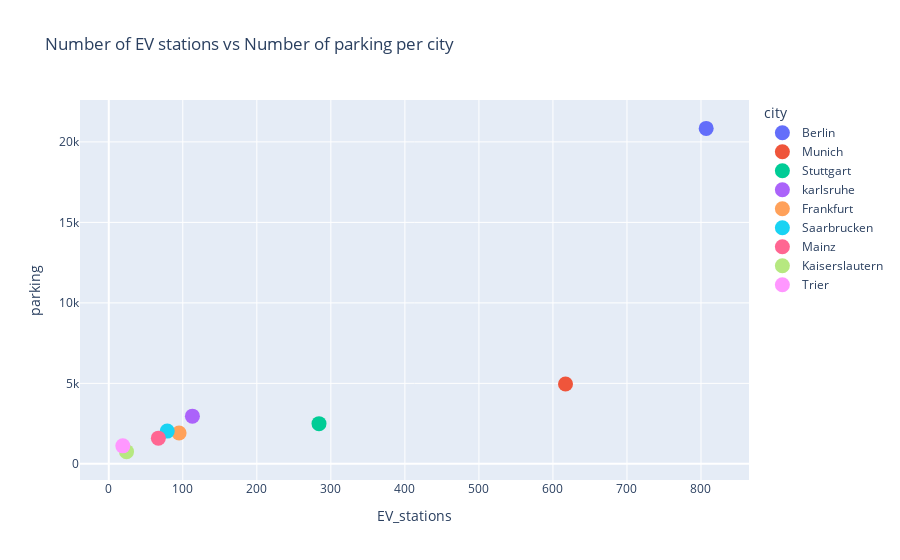

The code cell stored with this chart in its notebook:
### Code cell
#@title Plot: Number of EV stations vs Number of parking per city
fig = px.scatter(df_city_sum, x='EV_stations', y='parking', color='city', color_continuous_scale='Bluered_r', title="Number of EV stations vs Number of parking per city")
fig.update_traces(marker={'size': 15})
fig.show()

### Figure 1 — Plotly figure (JSON) as saved in the notebook; plotly's stock layout.template omitted (floating-point values rounded to 4 significant figures)
{"data": [{"hovertemplate": "city=Berlin<br>EV_stations=%{x}<br>parking=%{y}<extra></extra>", "legendgroup": "Berlin", "marker": {"color": "#636efa", "size": 15, "symbol": "circle"}, "mode": "markers", "name": "Berlin", "orientation": "v", "showlegend": true, "type": "scatter", "x": [807], "xaxis": "x", "y": [20840], "yaxis": "y"}, {"hovertemplate": "city=Munich<br>EV_stations=%{x}<br>parking=%{y}<extra></extra>", "legendgroup": "Munich", "marker": {"color": "#EF553B", "size": 15, "symbol": "circle"}, "mode": "markers", "name": "Munich", "orientation": "v", "showlegend": true, "type": "scatter", "x": [617], "xaxis": "x", "y": [4964], "yaxis": "y"}, {"hovertemplate": "city=Stuttgart<br>EV_stations=%{x}<br>parking=%{y}<extra></extra>", "legendgroup": "Stuttgart", "marker": {"color": "#00cc96", "size": 15, "symbol": "circle"}, "mode": "markers", "name": "Stuttgart", "orientation": "v", "showlegend": true, "type": "scatter", "x": [284], "xaxis": "x", "y": [2497], "yaxis": "y"}, {"hovertemplate": "city=karlsruhe<br>EV_stations=%{x}<br>parking=%{y}<extra></extra>", "legendgroup": "karlsruhe", "marker": {"color": "#ab63fa", "size": 15, "symbol": "circle"}, "mode": "markers", "name": "karlsruhe", "orientation": "v", "showlegend": true, "type": "scatter", "x": [113], "xaxis": "x", "y": [2965], "yaxis": "y"}, {"hovertemplate": "city=Frankfurt<br>EV_stations=%{x}<br>parking=%{y}<extra></extra>", "legendgroup": "Frankfurt", "marker": {"color": "#FFA15A", "size": 15, "symbol": "circle"}, "mode": "markers", "name": "Frankfurt", "orientation": "v", "showlegend": true, "type": "scatter", "x": [95], "xaxis": "x", "y": [1918], "yaxis": "y"}, {"hovertemplate": "city=Saarbrucken<br>EV_stations=%{x}<br>parking=%{y}<extra></extra>", "legendgroup": "Saarbrucken", "marker": {"color": "#19d3f3", "size": 15, "symbol": "circle"}, "mode": "markers", "name": "Saarbrucken", "orientation": "v", "showlegend": true, "type": "scatter", "x": [79], "xaxis": "x", "y": [2036], "yaxis": "y"}, {"hovertemplate": "city=Mainz<br>EV_stations=%{x}<br>parking=%{y}<extra></extra>", "legendgroup": "Mainz", "marker": {"color": "#FF6692", "size": 15, "symbol": "circle"}, "mode": "markers", "name": "Mainz", "orientation": "v", "showlegend": true, "type": "scatter", "x": [67], "xaxis": "x", "y": [1597], "yaxis": "y"}, {"hovertemplate": "city=Kaiserslautern<br>EV_stations=%{x}<br>parking=%{y}<extra></extra>", "legendgroup": "Kaiserslautern", "marker": {"color": "#B6E880", "size": 15, "symbol": "circle"}, "mode": "markers", "name": "Kaiserslautern", "orientation": "v", "showlegend": true, "type": "scatter", "x": [24], "xaxis": "x", "y": [760], "yaxis": "y"}, {"hovertemplate": "city=Trier<br>EV_stations=%{x}<br>parking=%{y}<extra></extra>", "legendgroup": "Trier", "marker": {"color": "#FF97FF", "size": 15, "symbol": "circle"}, "mode": "markers", "name": "Trier", "orientation": "v", "showlegend": true, "type": "scatter", "x": [19], "xaxis": "x", "y": [1120], "yaxis": "y"}], "layout": {"legend": {"title": {"text": "city"}, "tracegroupgap": 0}, "title": {"text": "Number of EV stations vs Number of parking per city"}, "xaxis": {"anchor": "y", "domain": [0, 1], "title": {"text": "EV_stations"}}, "yaxis": {"anchor": "x", "domain": [0, 1], "title": {"text": "parking"}}}}
